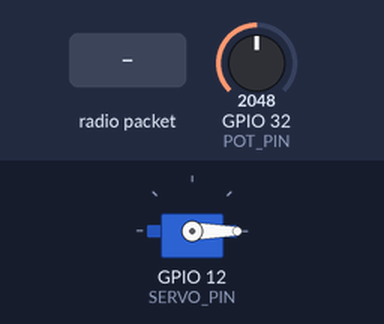
Bench run of a sketch on a simulated ESP32. Shown: servo. The test bench sets the inputs (shaded band); at power-on: GPIO 32 (POT_PIN) = 2048. What the sketch prints to the serial monitor is not drawn.

Above: at 1.2 s.
1.3 s: radio packet "90" arrives
At 2.1 s:
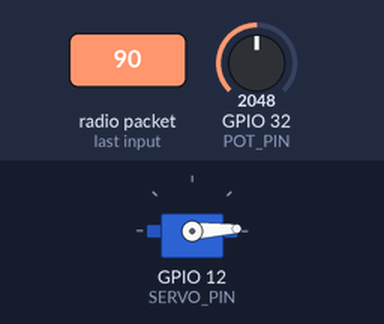
4.3 s: GPIO 32 (POT_PIN) set to 1034
5.8 s: GPIO 32 (POT_PIN) set to 963
7.3 s: radio packet "200" arrives
At 7.9 s:
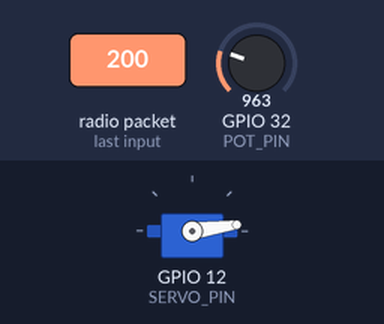
Timing chart, 0 to 10.3 s (numbered marks = the images above; inputs shaded):
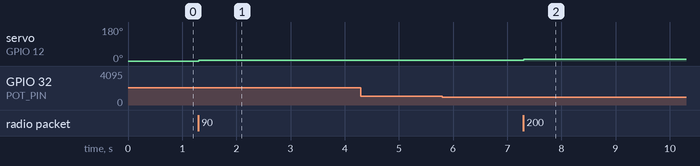

Measured:
- after the input at 1.3 s, servo on GPIO 12 (SERVO_PIN): 0° → 3° at once
- after the input at 7.3 s, servo on GPIO 12 (SERVO_PIN): 3° → 8° at once

The sketch:

ESPNOW_ServoCtrl.ino
```cpp
//================================================================
// File:    ESPNOW_ServoCtrl.ino
//
// Author:  J. Hathway 2026
//
// Description:
//     - Use potentiometer to control servo on paired device.
//     - Paired device can control servo on this device.
//================================================================

#include <ESP32Servo.h>

#include <WiFi.h>
#include <esp_now.h>

#define SERVO_PIN 12  // Pin connected to servo
#define POT_PIN 32    // Pin connected to potentiometer

// MAC address of other device
uint8_t macAddress[] = { 0x38, 0x18, 0x2B, 0xF8, 0xB8, 0xA0 };

//==============================================================
// GLOBAL VARIABLES

// ESP-NOW variables
esp_now_peer_info_t peerInfo;
int peerCount = 0;

// Variable to store in/out messages
String outgoingVal;
String incomingVal;

// Servo Object
Servo servo;

//==============================================================
// SETUP

void setup() {
  // Start serial communication
  Serial.begin(115200);
  Serial.println("ESP-NOW LED Example");

  //==============================================================
  // Initialise ESP-NOW

  // Set device as a Wi-Fi Station
  WiFi.mode(WIFI_STA);

  // Print MAC address
  Serial.print("MAC Address: ");
  Serial.println(WiFi.macAddress());
  Serial.println();

  // Initialise ESPNOW
  // Do not continue if not initialised
  if (esp_now_init() != ESP_OK) {
    Serial.println("Error initializing ESP-NOW");
    while (true) {}
  }

  // Pin callback functions
  esp_now_register_send_cb(messageSent);      // on message sent
  esp_now_register_recv_cb(messageReceived);  // on message received

  //==============================================================
  // Pair Device(s)

  // Register peer
  peerInfo.channel = 0;
  peerInfo.encrypt = false;

  pair(macAddress);  // add first device

  //==============================================================
  // Servo setup

  // Attach pin to servo object
  servo.attach(SERVO_PIN);
}

//=============================================================
// LOOP

void loop() {
  //==============================================================
  // Get/Send potentiomter value

  // Read potentiometer value
  outgoingVal = String(analogRead(POT_PIN));

  // Send potentiometer value to paired device
  esp_err_t result = esp_now_send(0, (uint8_t *)&outgoingVal, sizeof(outgoingVal));

  // Check if message was sent successfully
  if (result != ESP_OK) {
    Serial.println("Error: Message not sent.");
  }

  //==============================================================
  // Update servo position from Incoming Value

  // Scale incoming data from 0-4095 to 0-180
  int servoPosition = map(incomingVal.toInt(), 0, 4095, 0, 180);

  // Update servo position
  servo.write(servoPosition);

  //==============================================================
  // Print values to Serial Monitor

  Serial.print("Out: " + outgoingVal);
  Serial.print(", In: " + incomingVal);
  Serial.print(", Servo position: " + String(servoPosition));
  Serial.println();
}

//=============================================================
// CALLBACK FUNCTIONS

// This function is executed when message is received
void messageReceived(const esp_now_recv_info_t *recv_info, const uint8_t *incomingData, int length) {
  incomingVal = "";

  // Copy incoming data to message variable
  for (int i = 0; i < length; i++) {
    // If end of strink, break loop
    if ((char)incomingData[i] == '\0') break;

    incomingVal += (char)incomingData[i];
  }
}

// This function will be executed whenever a message is sent
void messageSent(const esp_now_send_info_t *tx_info, esp_now_send_status_t status) {
  // Check if message was delivered
  if (status != ESP_NOW_SEND_SUCCESS) {
    Serial.println("Error: Failed to deliver.");
  }
}

//=============================================================
// Pair a device

void pair(uint8_t *address) {
  peerCount++;

  // Add peer device
  memcpy(peerInfo.peer_addr, address, 6);
  if (esp_now_add_peer(&peerInfo) != ESP_OK) {
    Serial.println("Error: Failed to add peer " + String(peerCount));
  }
}
```
